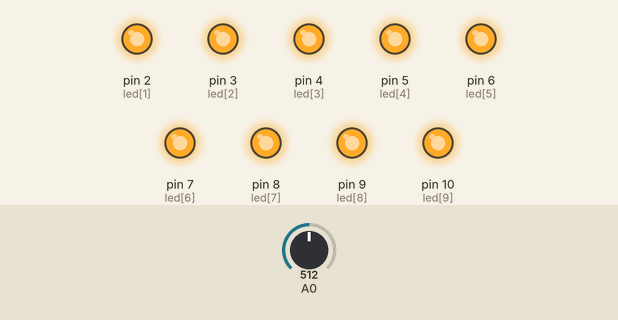
Bench run of a sketch on a simulated Arduino Uno, built with avr-gcc and run on an emulated ATmega328P. On the bench: output pins drawn as LEDs (lit = HIGH). The inputs (shaded band) are chosen by the test bench; at power-on: A0 = 512.

Above: at 1.2 s.
1.3 s: A0 set to 51
2.8 s: A0 set to 42
At 3.7 s:
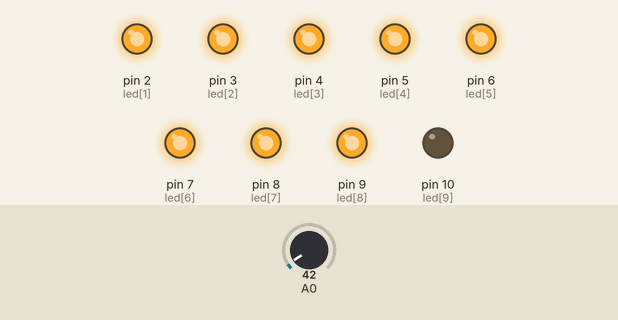
4.3 s: A0 set to 21
At 4.9 s:
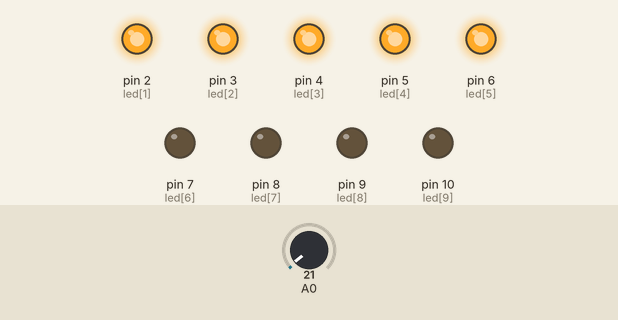
5.8 s: A0 set to 5
At 7.0 s:
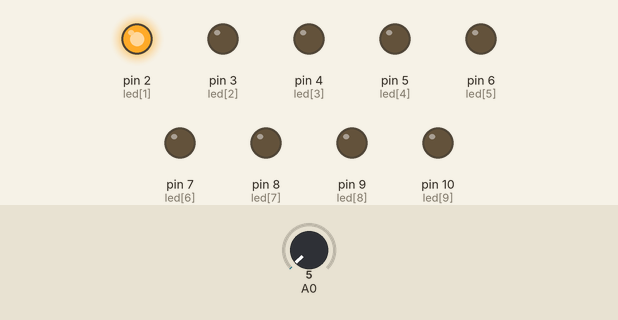
7.3 s: A0 set to 3
8.8 s: A0 set to 0
At 9.7 s:
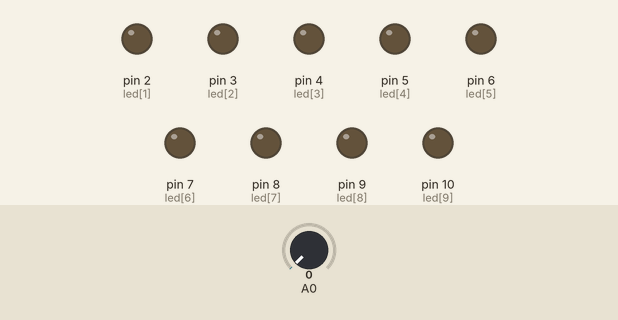
Timing chart, 0 to 11.3 s (numbered marks = the images above; inputs shaded):
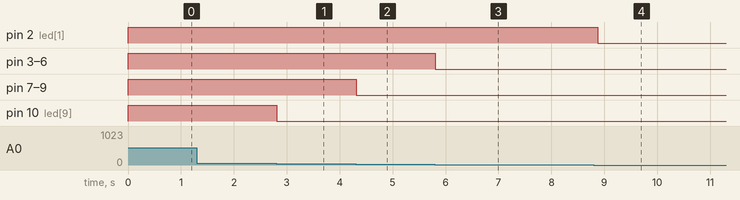

Measured:
- the behaviour switches between 47 and 46 on A0 (found by bisection; images 0 and 1)
- the behaviour switches between 2 and 1 on A0 (found by bisection; images 3 and 4)
- after the input at 1.3 s, every drawn part: stays the same
- after the input at 2.8 s, pin 10 (led[9]): HIGH → LOW at once
- after the input at 4.3 s, pin 7 (led[6]), pin 8 (led[7]), pin 9 (led[8]): HIGH → LOW at once
- after the input at 5.8 s, pin 3 (led[2]), pin 4 (led[3]), pin 5 (led[4]), pin 6 (led[5]): HIGH → LOW at once
- after the input at 7.3 s, every drawn part: stays the same
- after the input at 8.8 s, pin 2 (led[1]): HIGH → LOW after 0.08 s

The sketch:

dBmeter_v2_1.ino
```cpp
//dBmeter v2.1
  //Created by Matthew Mason,
  //February 2014

/*
Pin Setup:
Analog Pin  | Connected to
     0           Audio Input (+5v)
     1           not used
     2           not used
     3           not used
     4           not used
     5           not used
Digital Pin | Connected to         |         Threshold
     0           not used
     1           not used
     2           (220-ohm Resistor)GreenLED1 +  (1)
     3           (220-ohm Resistor)GreenLED2 +  (5)
     4           (220-ohm Resistor)GreenLED3 +  (10)
     5           (220-ohm Resistor)GreenLED4 +  (15)
     6           (220-ohm Resistor)YellowLED1 + (20)
     7           (220-ohm Resistor)YellowLED2 + (25)
     8           (220-ohm Resistor)YellowLED3 + (31)
     9           (220-ohm Resistor)RedLED1 +    (38)
    10           (220-ohm Resistor)RedLED2 +    (46)
    11           not used
    12           not used
    13           not used
*/
//Pin #s
  const int led[11] = {0, 2, 3, 4, 5, 6, 7, 8, 9, 10};
  int input = 0;

//Thresholds
  const int thresh1 = 1;
  const int thresh2 = 5;
  const int thresh3 = 10;
  const int thresh4 = 15;
  const int thresh5 = 20;
  const int thresh6 = 25;
  const int thresh7 = 31;
  const int thresh8 = 38;
  const int thresh9 = 46;

//Per-Light Delay System
  const int onTime = 8;
  const int onTimeLED1 = 80;
  unsigned long currentMillis = millis();
  unsigned long previousMillis[11];


void setup()
  {
  for(int pinNumber = 2; pinNumber<11; pinNumber++)
    {
    pinMode(pinNumber,OUTPUT);
    digitalWrite(pinNumber, LOW);
    }
  }

void loop()
  {
  input=analogRead(A0);
  if(input<=thresh1)
    {
    }
  if(input>thresh1)
    {
    digitalWrite(led[1], HIGH);
    previousMillis[1] = millis();
    }
  if(input>thresh2)
    {
    for(int i=1;i<3;i++)
      {
      digitalWrite(led[i], HIGH);
      previousMillis[i] = millis();
      }
    }
  if(input>thresh3)
    {
    for(int i=1;i<4;i++)
      {
      digitalWrite(led[i], HIGH);
      previousMillis[i] = millis();
      }
    }
  if(input>thresh4)
    {
    for(int i=1;i<5;i++)
      {
      digitalWrite(led[i], HIGH);
      previousMillis[i] = millis();
      }
    }
  if(input>thresh5)
    {
    for(int i=1;i<6;i++)
      {
      digitalWrite(led[i], HIGH);
      previousMillis[i] = millis();
      }
    }
  if(input>thresh6)
    {
    for(int i=1;i<7;i++)
      {
      digitalWrite(led[i], HIGH);
      previousMillis[i] = millis();
      }
    }
  if(input>thresh7)
    {
    for(int i=1;i<8;i++)
      {
      digitalWrite(led[i], HIGH);
      previousMillis[i] = millis();
      }
    }
  if(input>thresh8)
    {
    for(int i=1;i<9;i++)
      {
      digitalWrite(led[i], HIGH);
      previousMillis[i] = millis();
      }
    }
  if(input>thresh9)
    {
    for(int i=1;i<10;i++)
      {
      digitalWrite(led[i], HIGH);
      previousMillis[i] = millis();
      }
    }
  for(int i=2;i<10;i++)
    {
    currentMillis = millis();
    if(currentMillis-previousMillis[i]>onTime)
      {
      digitalWrite(led[i], LOW);
      }
    }
  currentMillis = millis();
  if(currentMillis-previousMillis[1]>onTimeLED1)
    {
    digitalWrite(led[1], LOW);
    }
  if(input>=1)
    {
    digitalWrite(13, HIGH);
    }
  else
    {
    digitalWrite(13, LOW);
    }
  }
```
